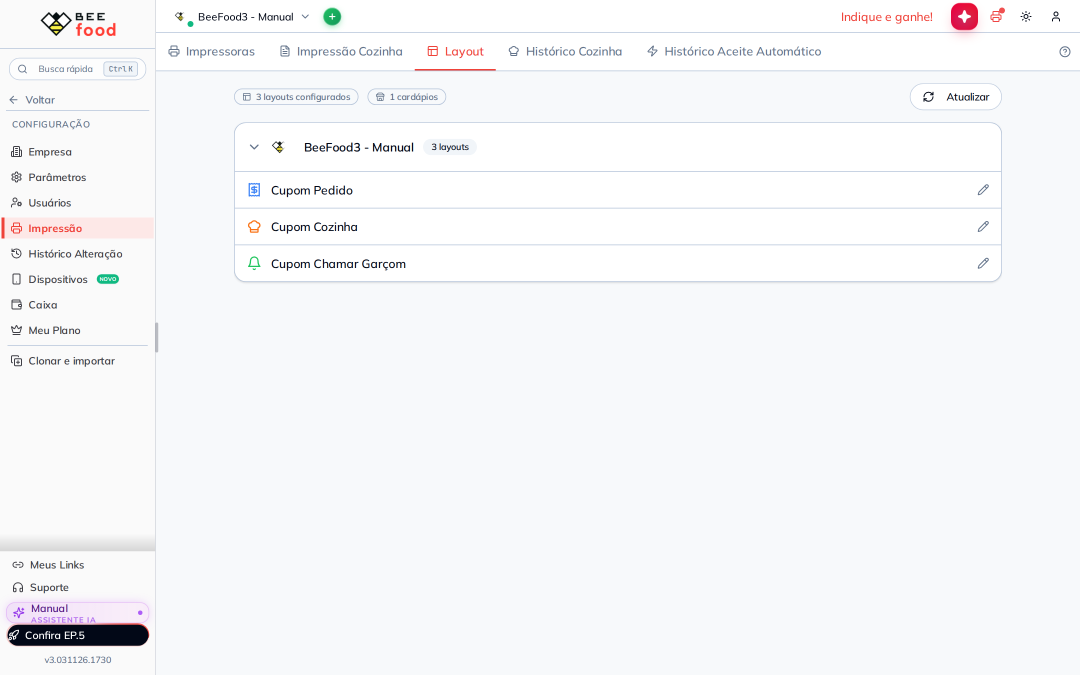
#> input picture manuais/delivery-codigo-barras-pronto/imagens-puras/01-aba-layout-cupom-pedido.png, 2160 x 1350 px (shown at 1/2 size); its folder holds 7 pictures in this run
$ python annotate.py
#> lines starting #> are read from the running program, lines starting #| are printed output that depends on the picture
"""Anota as dez capturas do #132 — código de barras que envia o pedido para PRONTO.

Coordenadas em **fração de 0 a 1** da captura, medidas com a grade de frações (seção 3 da
memória geral). Seis puras saem em 2160x1350; as três do impresso saem estreitas (630 de
largura), porque são a captura do papel, e lá as etiquetas vão para a margem branca ao lado
do texto. O cupom aparece três vezes de propósito: sem o código, com o código e com o pé de
perto — é o par antes/depois que explica o que a caixinha faz.

Na imagem do modal, a etiqueta que não cabe dentro da caixa branca sem cobrir texto vai
para a faixa escurecida ao lado: o círculo verde com número branco continua legível ali, e
a seta aponta para dentro. Vale para a caixinha e para o botão de salvar.

Regra que vale para todo manual da casa: nada é gravado na pura. Rodar duas vezes tem de dar
os mesmos bytes.
"""

import math
import os

from PIL import Image, ImageDraw, ImageFont

SRC = "imagens-puras"
OUT = "imagens-tratadas"
os.makedirs(OUT, exist_ok=True)

VERDE = (22, 150, 78)
BRANCO = (255, 255, 255)
A_LINHA = 235
A_ETIQ = 245

FONTES = [
    "/usr/share/fonts/truetype/croscore/Arimo-Bold.ttf",
    "/usr/share/fonts/truetype/dejavu/DejaVuSans-Bold.ttf",
]


def font(sz):
    for caminho in FONTES:
        if os.path.exists(caminho):
            return ImageFont.truetype(caminho, sz)
    raise RuntimeError("nenhuma fonte bold encontrada")


def seta(d, x0, y0, x1, y1, w):
    cor = VERDE + (A_LINHA,)
    d.line([(x0, y0), (x1, y1)], fill=cor, width=w)
    ang = math.atan2(y1 - y0, x1 - x0)
    L = w * 4.0
    for s in (0.5, -0.5):
        d.line([(x1, y1), (x1 - L * math.cos(ang - s), y1 - L * math.sin(ang - s))],
               fill=cor, width=w)


def etiqueta(d, cx, cy, r, num, fnt):
    d.ellipse([cx - r - 3, cy - r - 3, cx + r + 3, cy + r + 3], fill=BRANCO + (245,))
    d.ellipse([cx - r, cy - r, cx + r, cy + r], fill=VERDE + (A_ETIQ,))
    t = str(num)
    bb = d.textbbox((0, 0), t, font=fnt)
    d.text((cx - (bb[2] - bb[0]) / 2 - bb[0], cy - (bb[3] - bb[1]) / 2 - bb[1]),
           t, fill=BRANCO, font=fnt)


def annotate(nome, marcadores=(), saida=None, escala_etiqueta=1.0):
    """`marcadores` = (numero, alvo_x, alvo_y, etiqueta_x, etiqueta_y) em frações 0..1.

    `escala_etiqueta` existe só para o cupom: ele é estreito, e um círculo proporcional à
    largura sairia pequeno demais ao lado de um texto de 18 px.
    """
#> called with nome = '01-aba-layout-cupom-pedido.png', escala_etiqueta = 1
    img = Image.open(os.path.join(SRC, nome)).convert("RGBA")
    W, H = img.size
#> W = 2160; H = 1350
    camada = Image.new("RGBA", (W, H), (0, 0, 0, 0))
#> camada: PIL image 2160x1350 RGBA; every value is 0
    d = ImageDraw.Draw(camada)
    r = int(W * 0.0135 * escala_etiqueta)
#> r = 29
    w = max(2, int(W * 0.0022 * escala_etiqueta))
#> w = 4
    fnt = font(int(r * 1.25))
    for (num, afx, afy, bfx, bfy) in marcadores:
        ax, ay = afx * W, afy * H
        bx, by = bfx * W, bfy * H
        ang = math.atan2(ay - by, ax - bx)
        seta(d, bx + (r + 6) * math.cos(ang), by + (r + 6) * math.sin(ang), ax, ay, w)
        etiqueta(d, bx, by, r, num, fnt)
    Image.alpha_composite(img, camada).convert("RGB").save(os.path.join(OUT, saida or nome))
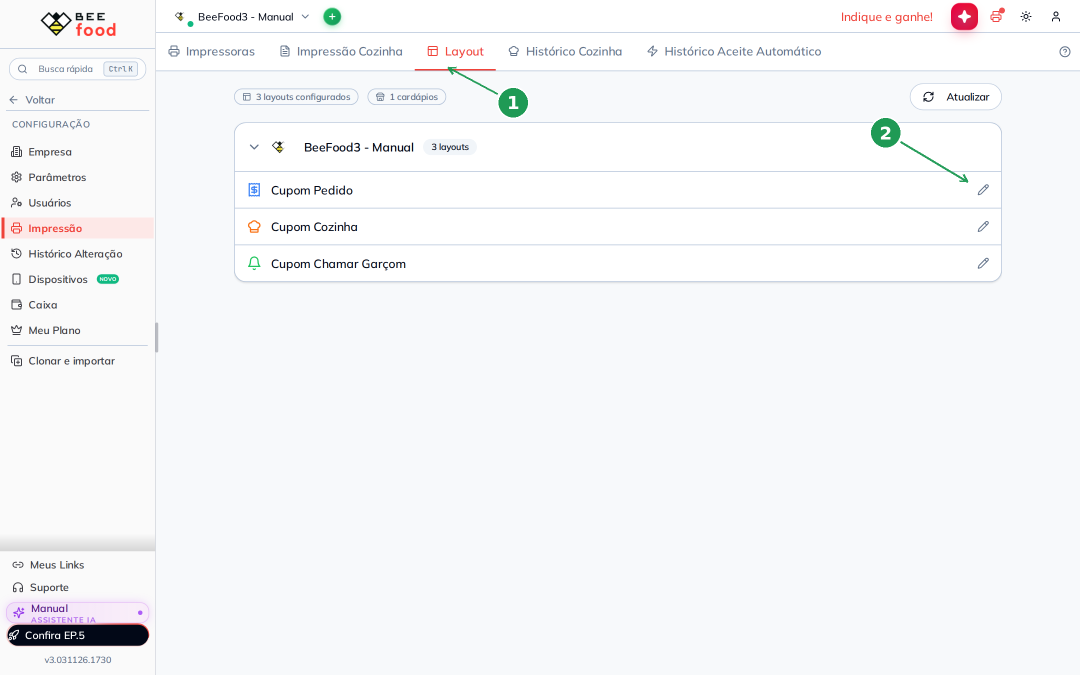
#> saved as 01-aba-layout-cupom-pedido.png: PIL image 2160x1350 RGB (shown at 1/2 size); mean R, G, B 245.6, 246.7, 248.2
    print("OK", saida or nome, f"{W}x{H}", f"({len(marcadores)} seta(s))")
#| OK 01-aba-layout-cupom-pedido.png 2160x1350 (2 seta(s))


# Passo 1 — onde a configuração mora: Configuração -> Impressão, aba Layout.
annotate(
    "01-aba-layout-cupom-pedido.png",
    [
        (1, 0.415, 0.100, 0.475, 0.152),   # aba Layout, mirando o traço vermelho
        (2, 0.896, 0.269, 0.820, 0.197),   # linha Cupom Pedido, com o lápis
    ],
)

# Passo 2 — a caixinha nova, na aba Texto Padrão, no quadro Delivery.
annotate(
    "02-caixinha-codigo-barras-pronto.png",
    [
        (1, 0.500, 0.223, 0.452, 0.272),   # aba Texto Padrão, mirando o traço vermelho
        (2, 0.270, 0.755, 0.205, 0.755),   # caixinha do código de barras para PRONTO
        (3, 0.754, 0.881, 0.812, 0.881),   # botão SALVAR E FECHAR
    ],
)
#> call 2 of annotate, with nome = '02-caixinha-codigo-barras-pronto.png', escala_etiqueta = 1
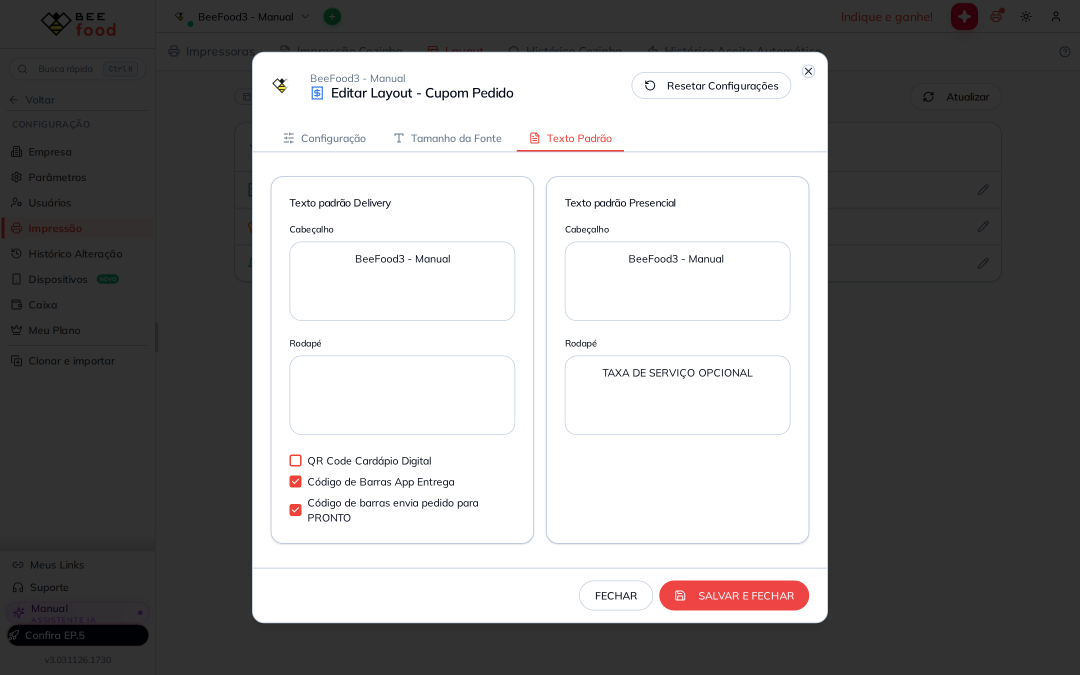
#> input picture manuais/delivery-codigo-barras-pronto/imagens-puras/02-caixinha-codigo-barras-pronto.png, 2160 x 1350 px (shown at 1/2 size)
#> the loop in annotate (call 2), `for (num, afx, afy, bfx, bfy) in marcadores:` made 3 passes
#> in annotate (call 2), `Image.alpha_composite(img, camada).convert("RGB").save(os.path.join(OU..`:
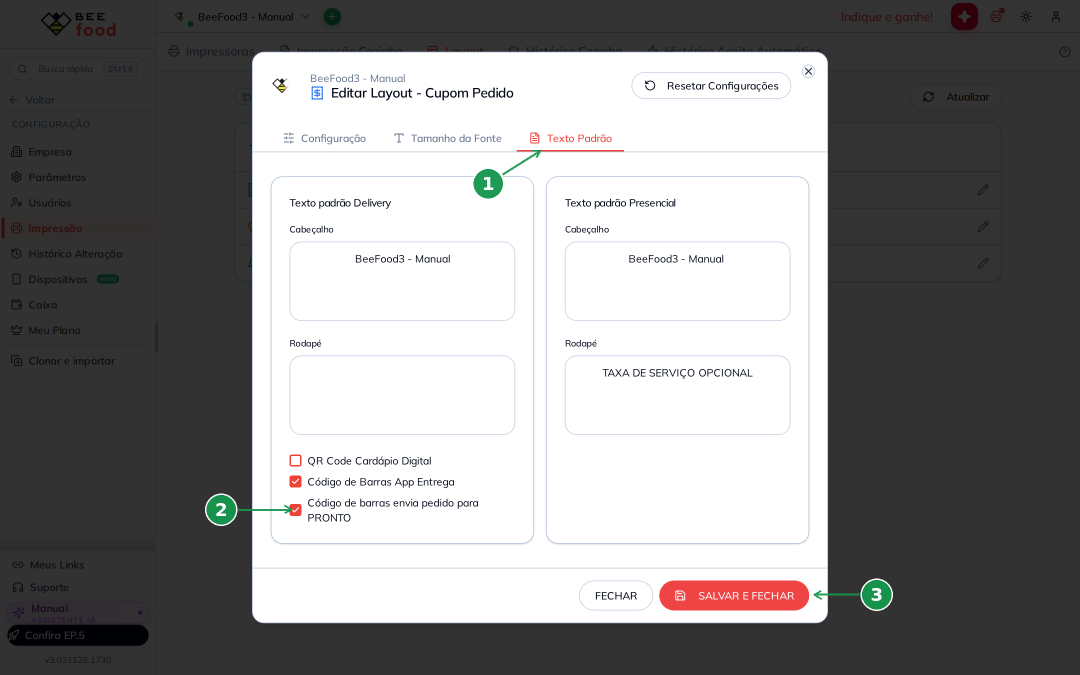
#> saved as 02-caixinha-codigo-barras-pronto.png: PIL image 2160x1350 RGB (shown at 1/2 size); mean R, G, B 139.9, 139.2, 139.3
#| OK 02-caixinha-codigo-barras-pronto.png 2160x1350 (3 seta(s))

# Passo 3 — de onde o impresso sai: o pedido na fila e a impressora do painel.
annotate(
    "03-botao-imprimir-cupom.png",
    [
        (1, 0.385, 0.255, 0.345, 0.310),   # cartão do pedido, para abrir o painel
        (2, 0.916, 0.184, 0.952, 0.125),   # ícone de impressora do painel do pedido
    ],
)
#> call 3 of annotate, with nome = '03-botao-imprimir-cupom.png', escala_etiqueta = 1
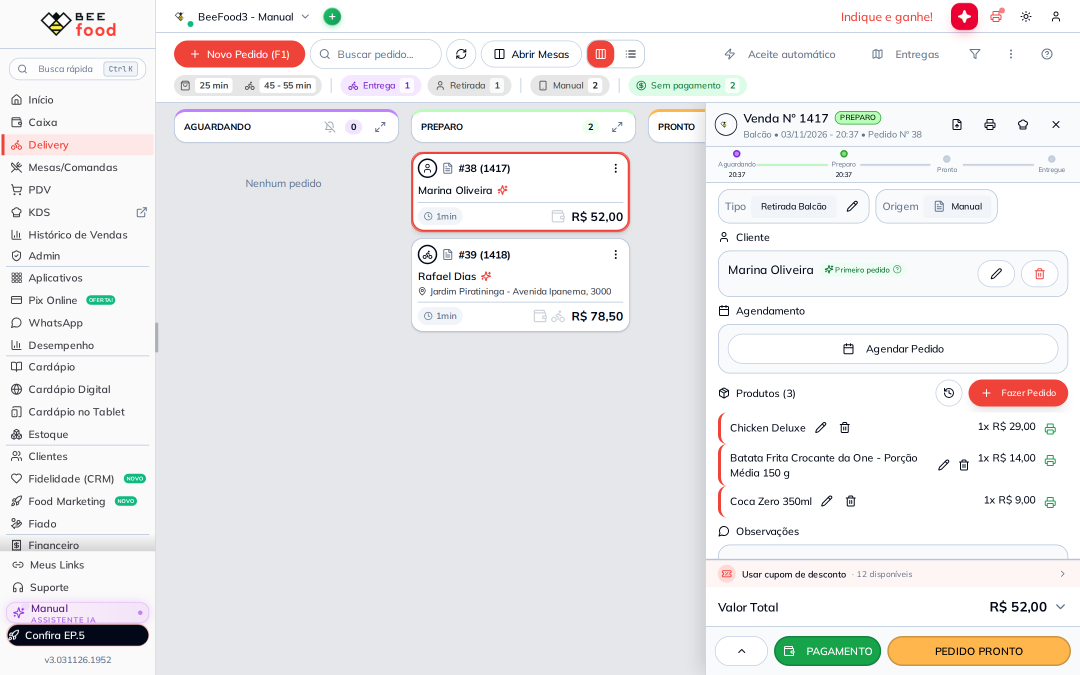
#> input picture manuais/delivery-codigo-barras-pronto/imagens-puras/03-botao-imprimir-cupom.png, 2160 x 1350 px (shown at 1/2 size)
#> in annotate, img is the input picture: PIL image 2160x1350 RGBA; mean R, G, B, A 236.3, 235.3, 236.3, 255
#> the loop in annotate (call 3), `for (num, afx, afy, bfx, bfy) in marcadores:` made 2 passes
#| OK 03-botao-imprimir-cupom.png 2160x1350 (2 seta(s))

# Passo 4 — o mesmo cupom antes da caixinha: do PIX ele cai direto no rodapé.
annotate(
    "04-cupom-sem-codigo-barras.png",
    [
        (1, 0.300, 0.848, 0.085, 0.800),   # fim do cupom, onde o código vai entrar
    ],
    escala_etiqueta=2.4,
)
#> call 4 of annotate, with nome = '04-cupom-sem-codigo-barras.png', escala_etiqueta = 2.4
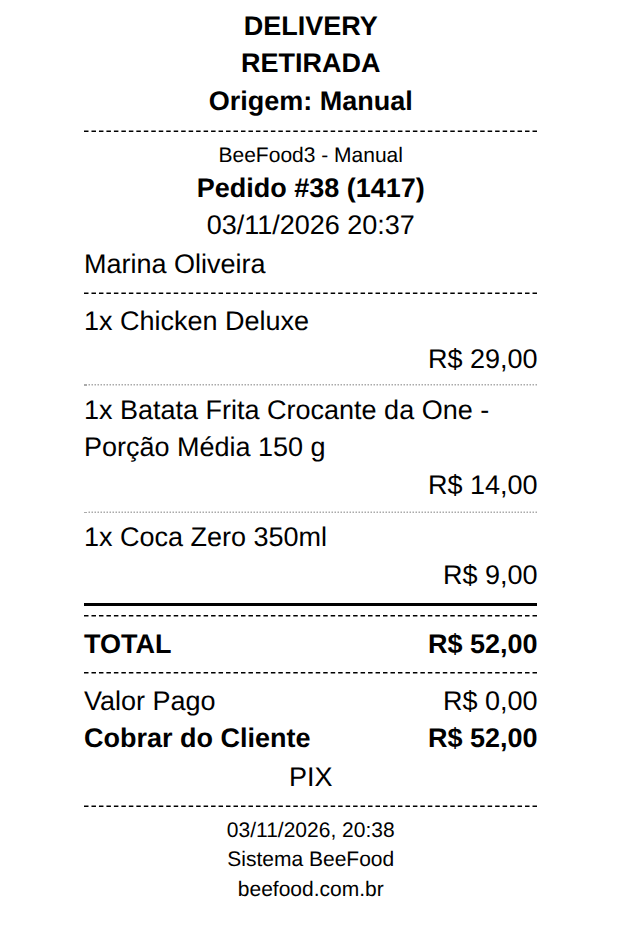
#> input picture manuais/delivery-codigo-barras-pronto/imagens-puras/04-cupom-sem-codigo-barras.png, 630 x 950 px
#> in annotate (call 4), `camada = Image.new("RGBA", (W, H), (0, 0, 0, 0))`: camada: PIL image 630x950 RGBA; every value is 0
#> the loop in annotate (call 4), `for (num, afx, afy, bfx, bfy) in marcadores:` made 1 pass
#> in annotate (call 4), `Image.alpha_composite(img, camada).convert("RGB").save(os.path.join(OU..`:
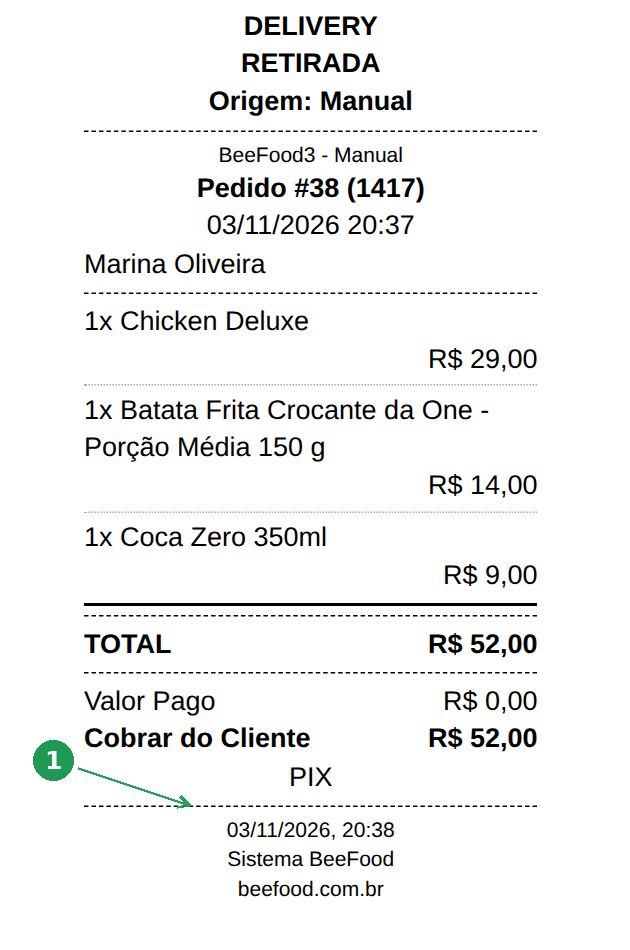
#> saved as 04-cupom-sem-codigo-barras.png: PIL image 630x950 RGB; mean R, G, B 242.4, 242.7, 242.5
#| OK 04-cupom-sem-codigo-barras.png 630x950 (1 seta(s))

# Passo 4 — o cupom depois da caixinha: retirada, e o código no pé.
#> (the run stopped early here; a loop or call above may not have finished)
